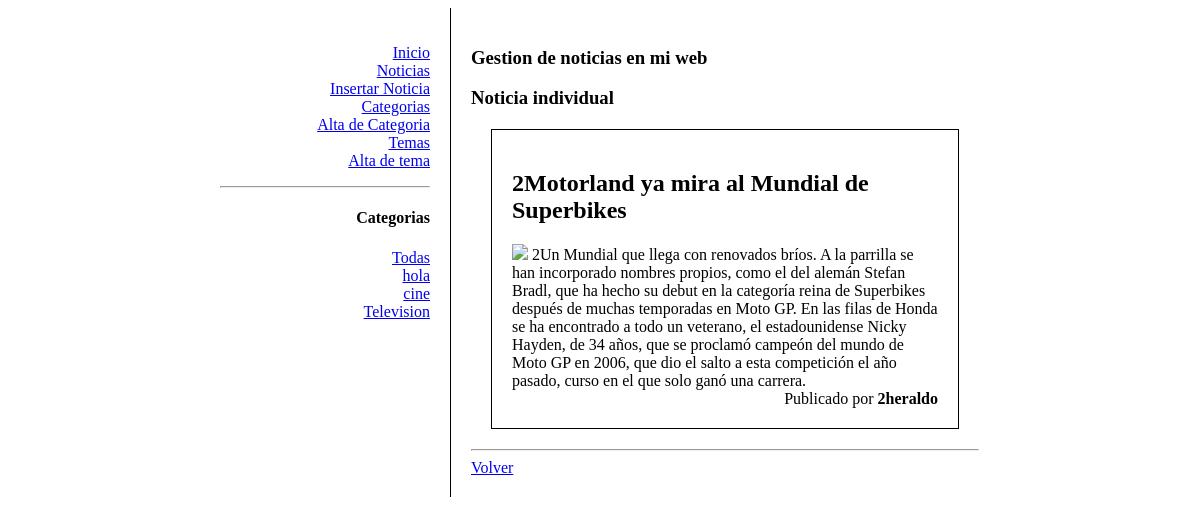
The app's page /blog/index.php?p=noticias.php&accion=ver&id=4 with its own data.
### tables this page shows
CREATE TABLE IF NOT EXISTS `categorias` (
  `id` int(11) NOT NULL AUTO_INCREMENT,
  `nombre` varchar(200) NOT NULL,
  PRIMARY KEY (`id`)
);

CREATE TABLE IF NOT EXISTS `posts` (
  `id` int(11) NOT NULL AUTO_INCREMENT,
  `titulo` varchar(150) NOT NULL,
  `contenido` text NOT NULL,
  `autor` varchar(50) NOT NULL,
  `imagen` varchar(50) NOT NULL,
  `fecha` date NOT NULL,
  `idCat` int(11) NOT NULL,
  PRIMARY KEY (`id`)
);

### blog/includes/menuCategorias.php (the view)
<h4>Categorias</h4>
<a href="index.php?p=noticias.php&accion=listado">Todas</a><br>
<?php
$sql="SELECT * FROM categorias";
$consulta=mysqli_query($conexion, $sql);
while($r=mysqli_fetch_array($consulta)){
	?>
	<a href="index.php?p=noticias.php&accion=listado&idCat=<?php echo $r['id'];?>"><?php echo $r['nombre'];?></a><br>
	<?php
}
?>

### blog/paginas/noticias.php (shortened to what this page needs)
<h1>Gestion de noticias en mi web</h1>
<?php
if(isset($_GET['accion'])){
	$accion=$_GET['accion'];
}else{
	$accion='listado';
}
switch($accion){
			?>
		<?php
	case 'ver':
		$id=$_GET['id'];
		$sql="SELECT * FROM posts WHERE id=$id";
		$consulta=mysqli_query($conexion, $sql);
		$r=mysqli_fetch_array($consulta);
		?>
		<h1>Noticia individual</h1>
		<article class="post">
			<header>
				<h2>
					<?php echo $r['titulo']; ?>
				</h2>
			</header>
			<div>
				<img src="img/<?php echo $r['imagen']; ?>" width="150">
				<?php echo $r['contenido']; ?>
			</div>
			<footer>
				Publicado por <strong><?php echo $r['autor'];?></strong>
			</footer>
		</article>
		<hr>
		<a href="index.php">Volver</a>
		<?php
		break;
}
?>

### blog/css/estilos.css (style rules this page uses)
body { text-align: center; }
#contenido .post { border: 1px solid black; padding: 20px; margin: 20px; }
#contenido .post footer { text-align: right; }

### records on screen
categorias: nombre "hola"
categorias: nombre "cine"
categorias: nombre "Television"
posts: titulo "2Motorland ya mira al Mundial de Superbikes", contenido "2Un Mundial que llega con renovados bríos. A la parrilla se han incorporado nombres propios, como el del alemán Stefan Bradl, que ha hecho su debut en la categoría reina de Superbikes después de muchas temporadas en Moto GP. En las filas de Honda se ha encontrado a todo un veterano, el estadounidense Nicky Hayden, de 34 años, que se proclamó campeón del mundo de Moto GP en 2006, que dio el salto a esta competición el año pasado, curso en el que solo ganó una carrera.", autor "2heraldo"
